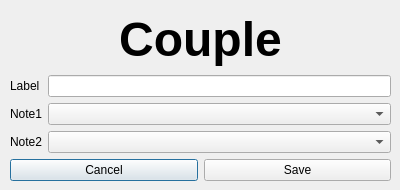
<?xml version="1.0" encoding="UTF-8"?>
<ui version="4.0">
 <class>v_coupleform</class>
 <widget class="QDialog" name="v_coupleform">
  <property name="geometry">
   <rect>
    <x>0</x>
    <y>0</y>
    <width>400</width>
    <height>190</height>
   </rect>
  </property>
  <property name="windowTitle">
   <string>Dialog</string>
  </property>
  <widget class="QWidget" name="verticalLayoutWidget">
   <property name="geometry">
    <rect>
     <x>10</x>
     <y>10</y>
     <width>381</width>
     <height>171</height>
    </rect>
   </property>
   <layout class="QVBoxLayout" name="verticalLayout">
    <item>
     <widget class="QLabel" name="labelWindowTitle">
      <property name="font">
       <font>
        <pointsize>36</pointsize>
        <weight>75</weight>
        <bold>true</bold>
       </font>
      </property>
      <property name="text">
       <string>Couple</string>
      </property>
      <property name="alignment">
       <set>Qt::AlignCenter</set>
      </property>
     </widget>
    </item>
    <item>
     <layout class="QFormLayout" name="formLayout">
      <item row="0" column="0">
       <widget class="QLabel" name="labelTitle">
        <property name="text">
         <string>Label</string>
        </property>
       </widget>
      </item>
      <item row="0" column="1">
       <widget class="QLineEdit" name="labelline"/>
      </item>
      <item row="1" column="0">
       <widget class="QLabel" name="labelNote1">
        <property name="text">
         <string>Note1</string>
        </property>
       </widget>
      </item>
      <item row="2" column="0">
       <widget class="QLabel" name="labelNote2">
        <property name="text">
         <string>Note2</string>
        </property>
       </widget>
      </item>
      <item row="1" column="1">
       <widget class="QComboBox" name="note1"/>
      </item>
      <item row="2" column="1">
       <widget class="QComboBox" name="note2"/>
      </item>
     </layout>
    </item>
    <item>
     <layout class="QHBoxLayout" name="horizontalLayout">
      <item>
       <widget class="QPushButton" name="btnCancel">
        <property name="text">
         <string>Cancel</string>
        </property>
       </widget>
      </item>
      <item>
       <widget class="QPushButton" name="btnSave">
        <property name="text">
         <string>Save</string>
        </property>
       </widget>
      </item>
     </layout>
    </item>
   </layout>
  </widget>
 </widget>
 <resources/>
 <connections/>
</ui>
